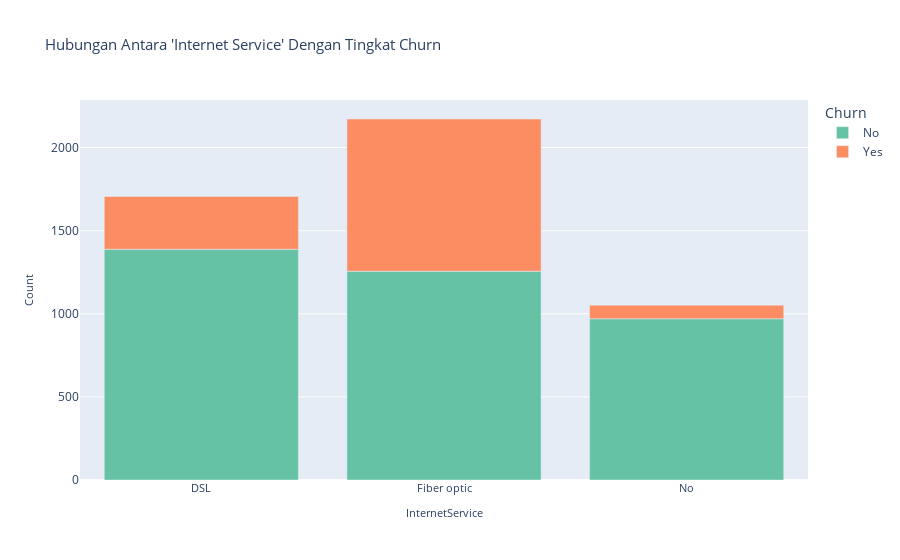

The notebook cell this image was saved under:
### Markdown cell above
### **Distribution Between Internet Service Vs Churn Rate**

### Code cell
count_data = df.groupby(['InternetService', 'Churn']).size().reset_index(name='Count')

fig = px.bar(count_data, x='InternetService', y='Count', color='Churn',
             color_discrete_sequence=pc.qualitative.Set2,
             title="Hubungan Antara 'Internet Service' Dengan Tingkat Churn")

fig.update_layout(
    xaxis_title="InternetService",
    yaxis_title="Count",
    title_font_size=15,
    xaxis_title_font_size=11,
    yaxis_title_font_size=11,
    xaxis_tickfont_size=11
)

fig.show()

### Figure 1 — Plotly figure (JSON) as saved in the notebook; plotly's stock layout.template omitted (floating-point values rounded to 4 significant figures)
{"data": [{"alignmentgroup": "True", "hovertemplate": "Churn=No<br>InternetService=%{x}<br>Count=%{y}<extra></extra>", "legendgroup": "No", "marker": {"color": "rgb(102,194,165)", "pattern": {"shape": ""}}, "name": "No", "offsetgroup": "No", "orientation": "v", "showlegend": true, "textposition": "auto", "type": "bar", "x": ["DSL", "Fiber optic", "No"], "xaxis": "x", "y": [1388, 1256, 970], "yaxis": "y"}, {"alignmentgroup": "True", "hovertemplate": "Churn=Yes<br>InternetService=%{x}<br>Count=%{y}<extra></extra>", "legendgroup": "Yes", "marker": {"color": "rgb(252,141,98)", "pattern": {"shape": ""}}, "name": "Yes", "offsetgroup": "Yes", "orientation": "v", "showlegend": true, "textposition": "auto", "type": "bar", "x": ["DSL", "Fiber optic", "No"], "xaxis": "x", "y": [318, 916, 82], "yaxis": "y"}], "layout": {"barmode": "relative", "legend": {"title": {"text": "Churn"}, "tracegroupgap": 0}, "title": {"font": {"size": 15}, "text": "Hubungan Antara 'Internet Service' Dengan Tingkat Churn"}, "xaxis": {"anchor": "y", "domain": [0, 1], "tickfont": {"size": 11}, "title": {"font": {"size": 11}, "text": "InternetService"}}, "yaxis": {"anchor": "x", "domain": [0, 1], "title": {"font": {"size": 11}, "text": "Count"}}}}
